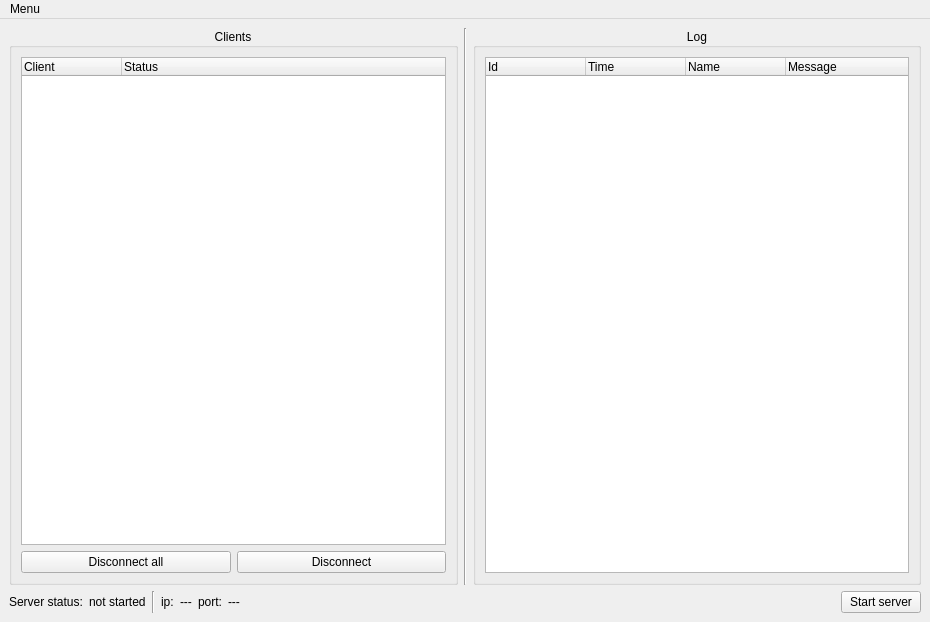
<?xml version="1.0" encoding="UTF-8"?>
<ui version="4.0">
 <class>MainWindow</class>
 <widget class="QMainWindow" name="MainWindow">
  <property name="geometry">
   <rect>
    <x>0</x>
    <y>0</y>
    <width>930</width>
    <height>622</height>
   </rect>
  </property>
  <property name="windowTitle">
   <string>MainWindow</string>
  </property>
  <widget class="QWidget" name="centralwidget">
   <layout class="QVBoxLayout" name="verticalLayout_3">
    <item>
     <layout class="QHBoxLayout" name="horizontalLayout_2">
      <item>
       <widget class="QGroupBox" name="groupBox">
        <property name="title">
         <string>Clients</string>
        </property>
        <property name="alignment">
         <set>Qt::AlignCenter</set>
        </property>
        <layout class="QVBoxLayout" name="verticalLayout">
         <item>
          <widget class="QTreeWidget" name="twClients">
           <column>
            <property name="text">
             <string>Client</string>
            </property>
           </column>
           <column>
            <property name="text">
             <string>Status</string>
            </property>
           </column>
          </widget>
         </item>
         <item>
          <layout class="QHBoxLayout" name="horizontalLayout">
           <item>
            <widget class="QPushButton" name="pbDisconnectAll">
             <property name="text">
              <string>Disconnect all</string>
             </property>
            </widget>
           </item>
           <item>
            <widget class="QPushButton" name="pbDisconnect">
             <property name="text">
              <string>Disconnect</string>
             </property>
            </widget>
           </item>
          </layout>
         </item>
        </layout>
       </widget>
      </item>
      <item>
       <widget class="Line" name="line">
        <property name="orientation">
         <enum>Qt::Vertical</enum>
        </property>
       </widget>
      </item>
      <item>
       <widget class="QGroupBox" name="groupBox_2">
        <property name="title">
         <string>Log</string>
        </property>
        <property name="alignment">
         <set>Qt::AlignCenter</set>
        </property>
        <layout class="QVBoxLayout" name="verticalLayout_2">
         <item>
          <widget class="QTreeWidget" name="twLog">
           <column>
            <property name="text">
             <string>Id</string>
            </property>
           </column>
           <column>
            <property name="text">
             <string>Time</string>
            </property>
           </column>
           <column>
            <property name="text">
             <string>Name</string>
            </property>
           </column>
           <column>
            <property name="text">
             <string>Message</string>
            </property>
           </column>
          </widget>
         </item>
        </layout>
       </widget>
      </item>
     </layout>
    </item>
    <item>
     <layout class="QHBoxLayout" name="horizontalLayout_3">
      <item>
       <widget class="QLabel" name="label">
        <property name="text">
         <string>Server status:</string>
        </property>
       </widget>
      </item>
      <item>
       <widget class="QLabel" name="lStatus">
        <property name="text">
         <string>not started</string>
        </property>
       </widget>
      </item>
      <item>
       <widget class="Line" name="line_2">
        <property name="orientation">
         <enum>Qt::Vertical</enum>
        </property>
       </widget>
      </item>
      <item>
       <widget class="QLabel" name="label_2">
        <property name="text">
         <string>ip:</string>
        </property>
       </widget>
      </item>
      <item>
       <widget class="QLabel" name="lIp">
        <property name="text">
         <string>---</string>
        </property>
       </widget>
      </item>
      <item>
       <widget class="QLabel" name="label_4">
        <property name="text">
         <string>port:</string>
        </property>
       </widget>
      </item>
      <item>
       <widget class="QLabel" name="lPort">
        <property name="text">
         <string>---</string>
        </property>
       </widget>
      </item>
      <item>
       <spacer name="horizontalSpacer">
        <property name="orientation">
         <enum>Qt::Horizontal</enum>
        </property>
        <property name="sizeHint" stdset="0">
         <size>
          <width>40</width>
          <height>20</height>
         </size>
        </property>
       </spacer>
      </item>
      <item>
       <widget class="QPushButton" name="pbServer">
        <property name="text">
         <string>Start server</string>
        </property>
       </widget>
      </item>
     </layout>
    </item>
   </layout>
  </widget>
  <widget class="QMenuBar" name="menubar">
   <property name="geometry">
    <rect>
     <x>0</x>
     <y>0</y>
     <width>930</width>
     <height>22</height>
    </rect>
   </property>
   <widget class="QMenu" name="menutest">
    <property name="title">
     <string>Menu</string>
    </property>
    <addaction name="actionExit"/>
   </widget>
   <addaction name="menutest"/>
  </widget>
  <action name="actionExit">
   <property name="text">
    <string>Exit</string>
   </property>
  </action>
 </widget>
 <resources/>
 <connections/>
</ui>
